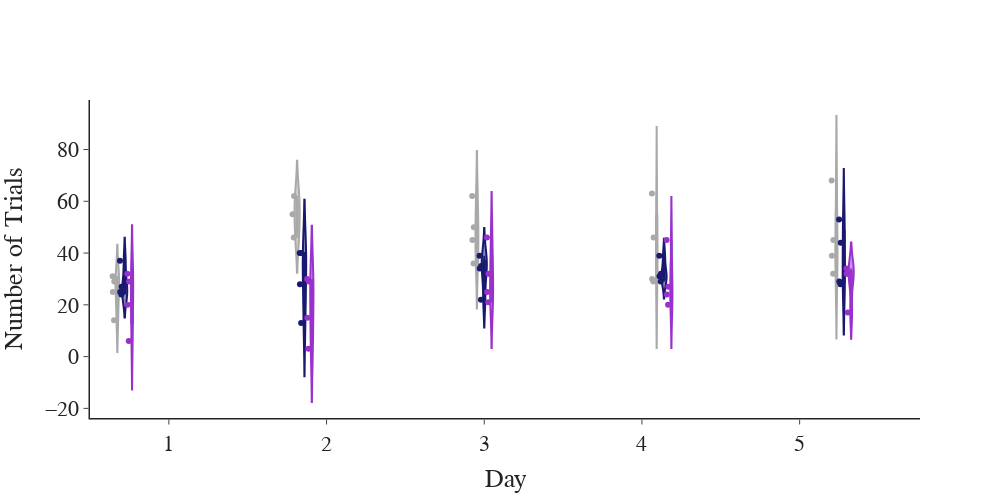

This figure's notebook cell:
### Code cell
## Plot number of trials
fig = pf.custom_graph_template(x_title='Day', y_title='Number of Trials', width=1000)
for day in ct_df['day'].unique():
    for group in group_list:
        data = ct_df[(ct_df['day'] == day) & (ct_df['group'] == group)]
        fig.add_trace(go.Violin(x=data['day'], y=data['num_trials'], box_visible=True, meanline_visible=True, name=group,
                                legendgroup=str(day), scalegroup=str(day), line_color=group_colors_dict[group], showlegend=False))
fig.update_traces(points='all', jitter=0.4)
fig.update_layout(violinmode='group')
fig.show()

### Figure 1 — Plotly figure (JSON) as saved in the notebook; plotly's stock layout.template omitted (floating-point values rounded to 4 significant figures)
{"data": [{"box": {"visible": true}, "jitter": 0.4, "legendgroup": "1", "line": {"color": "darkgrey"}, "meanline": {"visible": true}, "name": "Two Port", "points": "all", "scalegroup": "1", "showlegend": false, "type": "violin", "x": [1, 1, 1, 1], "y": [29, 25, 14, 31]}, {"box": {"visible": true}, "jitter": 0.4, "legendgroup": "1", "line": {"color": "midnightblue"}, "meanline": {"visible": true}, "name": "Four Port", "points": "all", "scalegroup": "1", "showlegend": false, "type": "violin", "x": [1, 1, 1, 1], "y": [37, 25, 24, 27]}, {"box": {"visible": true}, "jitter": 0.4, "legendgroup": "1", "line": {"color": "darkorchid"}, "meanline": {"visible": true}, "name": "Six Port", "points": "all", "scalegroup": "1", "showlegend": false, "type": "violin", "x": [1, 1, 1, 1], "y": [29, 20, 6, 32]}, {"box": {"visible": true}, "jitter": 0.4, "legendgroup": "2", "line": {"color": "darkgrey"}, "meanline": {"visible": true}, "name": "Two Port", "points": "all", "scalegroup": "2", "showlegend": false, "type": "violin", "x": [2, 2, 2, 2], "y": [46, 55, null, 62]}, {"box": {"visible": true}, "jitter": 0.4, "legendgroup": "2", "line": {"color": "midnightblue"}, "meanline": {"visible": true}, "name": "Four Port", "points": "all", "scalegroup": "2", "showlegend": false, "type": "violin", "x": [2, 2, 2, 2], "y": [40, 40, 28, 13]}, {"box": {"visible": true}, "jitter": 0.4, "legendgroup": "2", "line": {"color": "darkorchid"}, "meanline": {"visible": true}, "name": "Six Port", "points": "all", "scalegroup": "2", "showlegend": false, "type": "violin", "x": [2, 2, 2, 2], "y": [29, 30, 15, 3]}, {"box": {"visible": true}, "jitter": 0.4, "legendgroup": "3", "line": {"color": "darkgrey"}, "meanline": {"visible": true}, "name": "Two Port", "points": "all", "scalegroup": "3", "showlegend": false, "type": "violin", "x": [3, 3, 3, 3], "y": [45, 50, 36, 62]}, {"box": {"visible": true}, "jitter": 0.4, "legendgroup": "3", "line": {"color": "midnightblue"}, "meanline": {"visible": true}, "name": "Four Port", "points": "all", "scalegroup": "3", "showlegend": false, "type": "violin", "x": [3, 3, 3, 3], "y": [39, 34, 35, 22]}, {"box": {"visible": true}, "jitter": 0.4, "legendgroup": "3", "line": {"color": "darkorchid"}, "meanline": {"visible": true}, "name": "Six Port", "points": "all", "scalegroup": "3", "showlegend": false, "type": "violin", "x": [3, 3, 3, 3], "y": [25, 46, 21, 32]}, {"box": {"visible": true}, "jitter": 0.4, "legendgroup": "4", "line": {"color": "darkgrey"}, "meanline": {"visible": true}, "name": "Two Port", "points": "all", "scalegroup": "4", "showlegend": false, "type": "violin", "x": [4, 4, 4, 4], "y": [30, 46, 29, 63]}, {"box": {"visible": true}, "jitter": 0.4, "legendgroup": "4", "line": {"color": "midnightblue"}, "meanline": {"visible": true}, "name": "Four Port", "points": "all", "scalegroup": "4", "showlegend": false, "type": "violin", "x": [4, 4, 4, 4], "y": [29, 39, 31, 32]}, {"box": {"visible": true}, "jitter": 0.4, "legendgroup": "4", "line": {"color": "darkorchid"}, "meanline": {"visible": true}, "name": "Six Port", "points": "all", "scalegroup": "4", "showlegend": false, "type": "violin", "x": [4, 4, 4, 4], "y": [24, 45, 20, 27]}, {"box": {"visible": true}, "jitter": 0.4, "legendgroup": "5", "line": {"color": "darkgrey"}, "meanline": {"visible": true}, "name": "Two Port", "points": "all", "scalegroup": "5", "showlegend": false, "type": "violin", "x": [5, 5, 5, 5], "y": [45, 39, 32, 68]}, {"box": {"visible": true}, "jitter": 0.4, "legendgroup": "5", "line": {"color": "midnightblue"}, "meanline": {"visible": true}, "name": "Four Port", "points": "all", "scalegroup": "5", "showlegend": false, "type": "violin", "x": [5, 5, 5, 5], "y": [44, 53, 29, 28]}, {"box": {"visible": true}, "jitter": 0.4, "legendgroup": "5", "line": {"color": "darkorchid"}, "meanline": {"visible": true}, "name": "Six Port", "points": "all", "scalegroup": "5", "showlegend": false, "type": "violin", "x": [5, 5, 5, 5], "y": [34, 32, 17, 32]}], "layout": {"font": {"family": "Arial", "size": 22}, "height": 500, "title": {"x": 0.5, "xanchor": "center", "y": 0.9, "yanchor": "top"}, "violinmode": "group", "width": 1000, "xaxis": {"anchor": "y", "domain": [0, 1], "linewidth": 1.5, "title": {"text": "Day"}}, "yaxis": {"anchor": "x", "domain": [0, 1], "linewidth": 1.5, "title": {"text": "Number of Trials"}}}}
